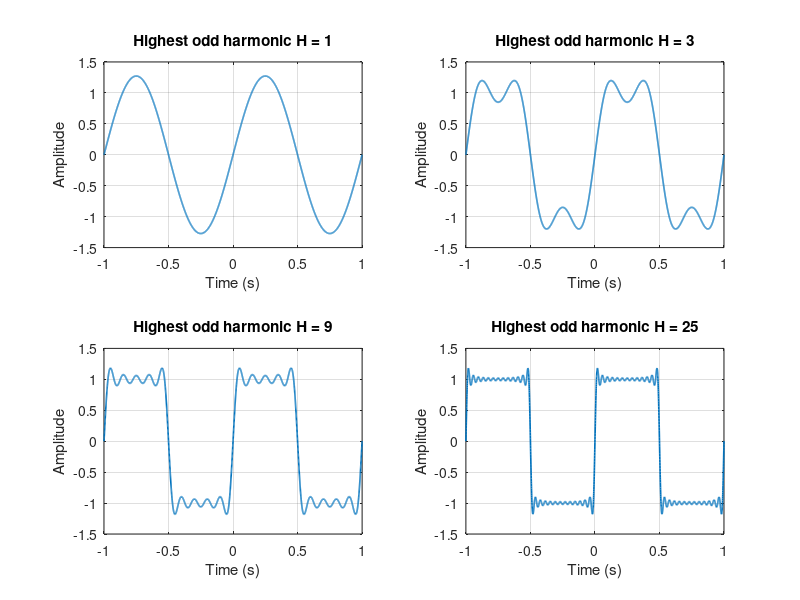

The MATLAB source for this figure:
%% Exercise 1 - Build a square wave from odd harmonics
% Savonia Lecture 5 - Fourier Assignment
% Run this script and inspect all four subplots before describing them.
clear; clc; close all;

% Each value is the highest odd harmonic included in the approximation.
H_values = [1 3 9 25];
t = linspace(-1, 1, 4000);

figure('Name','Exercise 1 - Square Wave Comparisons','Color','w');
for i = 1:length(H_values)
    H = H_values(i);
    x = zeros(size(t));

    % Fourier-series approximation using odd harmonics only.
    for k = 1:2:H
        x = x + (4/pi)*sin(2*pi*k*t)/k;
    end

    subplot(2,2,i);
    plot(t, x, 'LineWidth', 1.2);
    grid on;
    xlim([-1 1]);
    ylim([-1.5 1.5]);
    xlabel('Time (s)');
    ylabel('Amplitude');
    title(sprintf('Highest odd harmonic H = %d',H));
end

% Save next to this script, even when you launched it from another folder.
scriptFolder = fileparts(mfilename('fullpath'));
if isempty(scriptFolder), scriptFolder = pwd; end
saveas(gcf, fullfile(scriptFolder,'square-wave-comparison.png'));
disp('Saved square-wave-comparison.png');
